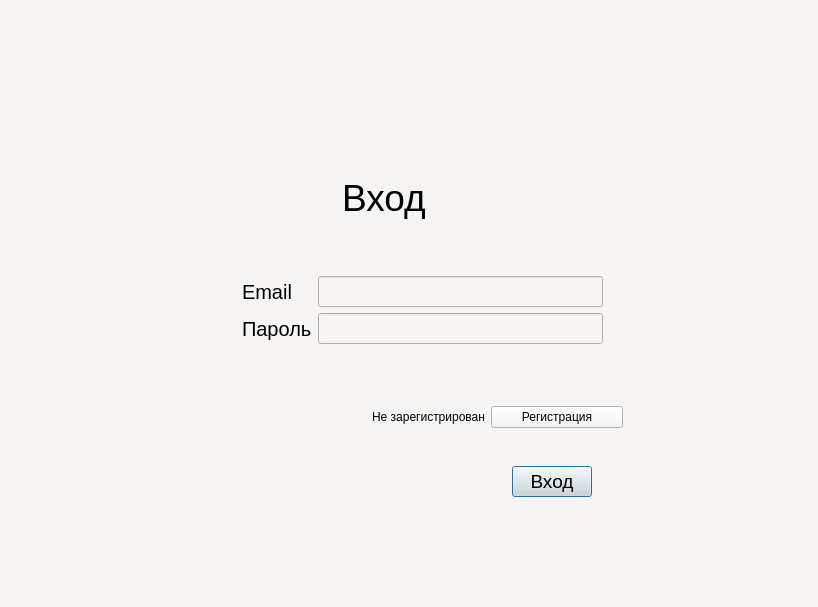
<?xml version="1.0" encoding="UTF-8"?>
<ui version="4.0">
 <class>Dialog</class>
 <widget class="QDialog" name="Dialog">
  <property name="geometry">
   <rect>
    <x>0</x>
    <y>0</y>
    <width>818</width>
    <height>607</height>
   </rect>
  </property>
  <property name="windowTitle">
   <string>Dialog</string>
  </property>
  <property name="styleSheet">
   <string notr="true">background-color:rgb(246, 245, 244)</string>
  </property>
  <widget class="QPushButton" name="loginbutton">
   <property name="geometry">
    <rect>
     <x>512</x>
     <y>466</y>
     <width>80</width>
     <height>31</height>
    </rect>
   </property>
   <property name="styleSheet">
    <string notr="true">background-color: rgb(222, 221, 218); font-size:14pt; color:rgb(0, 0, 0)</string>
   </property>
   <property name="text">
    <string>Вход</string>
   </property>
  </widget>
  <widget class="QWidget" name="layoutWidget">
   <property name="geometry">
    <rect>
     <x>372</x>
     <y>406</y>
     <width>251</width>
     <height>27</height>
    </rect>
   </property>
   <layout class="QFormLayout" name="formLayout">
    <item row="0" column="0">
     <widget class="QLabel" name="label_4">
      <property name="styleSheet">
       <string notr="true">color:rgb(0, 0, 0)</string>
      </property>
      <property name="text">
       <string>Не зарегистрирован</string>
      </property>
     </widget>
    </item>
    <item row="0" column="1">
     <widget class="QPushButton" name="createaccbutton">
      <property name="styleSheet">
       <string notr="true">color:rgb(0, 0, 0)</string>
      </property>
      <property name="text">
       <string>Регистрация</string>
      </property>
     </widget>
    </item>
   </layout>
  </widget>
  <widget class="QLabel" name="label">
   <property name="geometry">
    <rect>
     <x>342</x>
     <y>176</y>
     <width>96</width>
     <height>44</height>
    </rect>
   </property>
   <property name="styleSheet">
    <string notr="true">color:rgb(0, 0, 0); font-size:28pt;</string>
   </property>
   <property name="text">
    <string>Вход</string>
   </property>
  </widget>
  <widget class="QWidget" name="layoutWidget_2">
   <property name="geometry">
    <rect>
     <x>242</x>
     <y>276</y>
     <width>361</width>
     <height>112</height>
    </rect>
   </property>
   <layout class="QFormLayout" name="formLayout_2">
    <item row="0" column="0">
     <widget class="QLabel" name="label_2">
      <property name="styleSheet">
       <string notr="true">font-size:15pt; color:rgb(0, 0, 0)</string>
      </property>
      <property name="text">
       <string>Email</string>
      </property>
     </widget>
    </item>
    <item row="0" column="1">
     <widget class="QLineEdit" name="email">
      <property name="styleSheet">
       <string notr="true">font-size:14pt; color:rgb(0, 0, 0)</string>
      </property>
     </widget>
    </item>
    <item row="3" column="1">
     <widget class="QLineEdit" name="password">
      <property name="styleSheet">
       <string notr="true">font-size:14pt; color:rgb(0, 0, 0)</string>
      </property>
      <property name="text">
       <string/>
      </property>
     </widget>
    </item>
    <item row="3" column="0">
     <widget class="QLabel" name="label_3">
      <property name="styleSheet">
       <string notr="true">font-size:15pt; color:rgb(0, 0, 0)</string>
      </property>
      <property name="text">
       <string>Пароль</string>
      </property>
     </widget>
    </item>
   </layout>
  </widget>
 </widget>
 <resources/>
 <connections/>
</ui>
